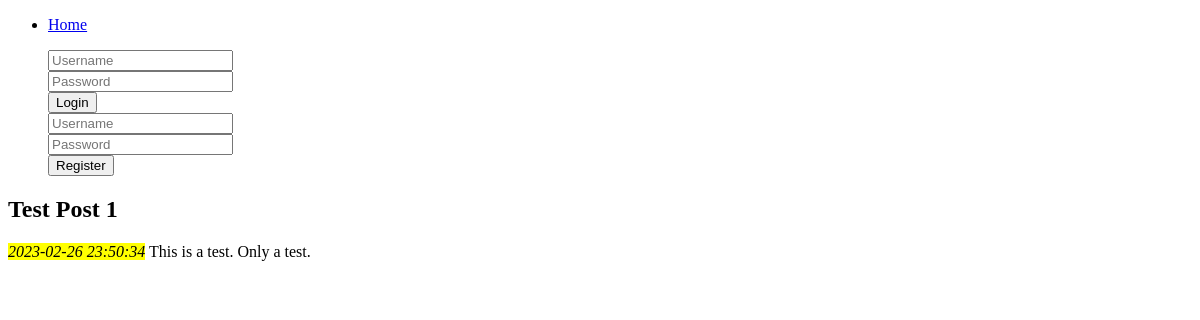
The app's page /post/1, older data.
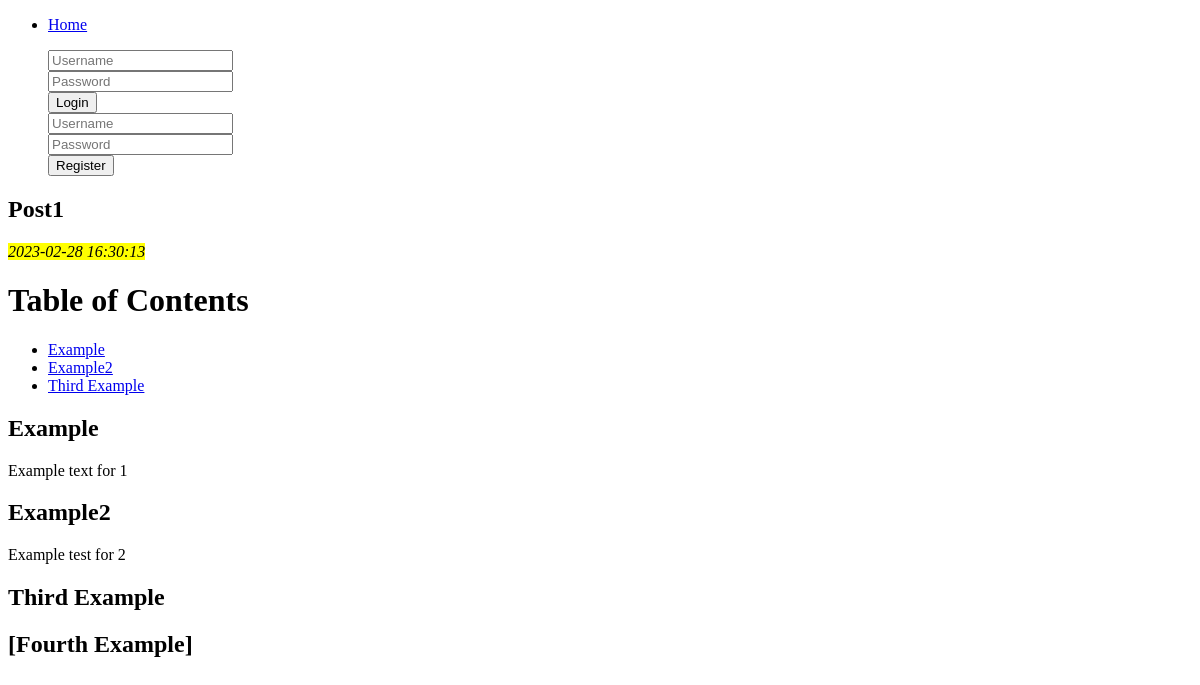
The same page, newer data.
### tables this page shows
CREATE TABLE posts (
    id INTEGER PRIMARY KEY AUTOINCREMENT,
    timestamp DATETIME DEFAULT CURRENT_TIMESTAMP,
    date TEXT NOT NULL,
    title TEXT NOT NULL,
    content TEXT NOT NULL,
    topics TEXT NOT NULL
);

### app.py (the view)
@app.route('/post/<int:post_id>')
def post(post_id):
   conn = sqlite3.connect('database.db')
   conn.row_factory = sqlite3.Row
   post = conn.execute('SELECT * FROM posts WHERE id = ?', (post_id,)).fetchone()
   conn.close()
   return render_template('post.html', post=post)

### templates/post.html
{% extends "base.html" %}
{% block content %}
<h2>
    {{ post['title'] }}
</h2>
<mark><em>{{ post['date'] }}</em></mark>
{{ post['content'] | safe}}
{% endblock %}

Row changes from the older to the newer data that the page shows:
changed posts: title "Test Post 1" → "Post1"; date "2023-02-26 23:50:34" → "2023-02-28 16:30:13"; content "This is a test. Only a test." → "Table of Contents Example Example2 Third Example Example Example text for 1 Example2 Example test for 2 Third Example [Fourth Example]"
